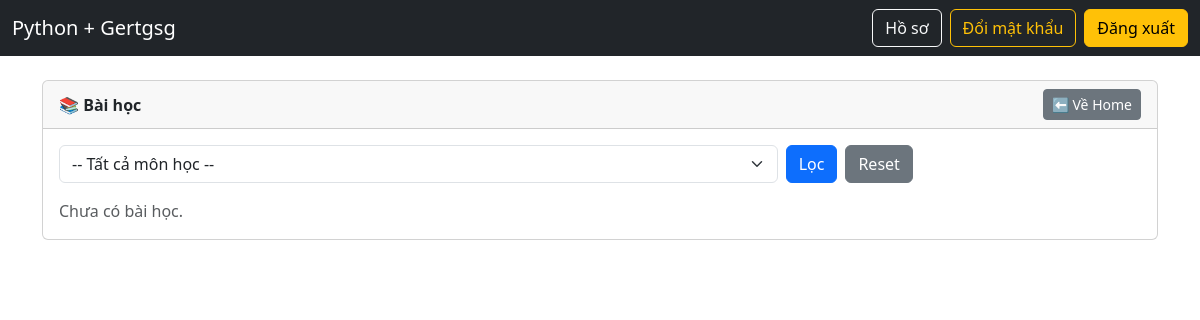
/student/lessons (signed in), run on an earlier commit of the app's database.
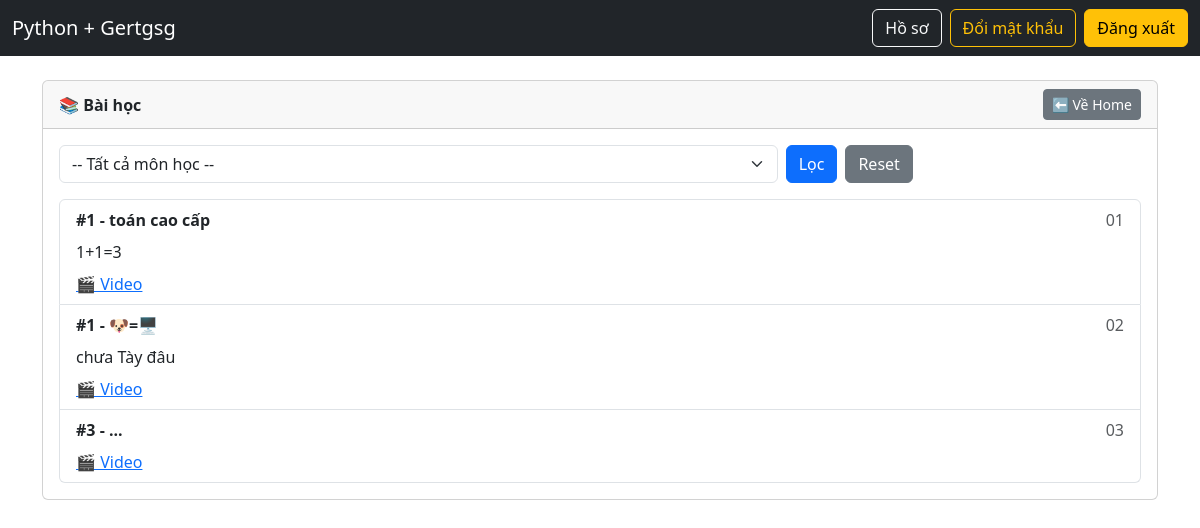
And on a later commit of the database.
### models.py (models this page shows, shortened)
class Lesson(db.Model):
    __tablename__ = "lessons"
    id = db.Column(db.Integer, primary_key=True)
    subject_id = db.Column(
        db.Integer,
        db.ForeignKey("subjects.id", ondelete="CASCADE"),
        nullable=False,
        index=True,
    )
    title = db.Column(db.String(255), nullable=False)
    content = db.Column(db.Text, nullable=True)
    video_url = db.Column(db.String(500), nullable=True)
    order_no = db.Column(db.Integer, nullable=False, default=1)
    subject = db.relationship("Subject", backref=db.backref("lessons", lazy=True))

class Subject(db.Model):
    __tablename__ = "subjects"
    id = db.Column(db.Integer, primary_key=True, autoincrement=True)
    code = db.Column(db.String(50), unique=True, nullable=False, index=True)
    name = db.Column(db.String(255), nullable=False, index=True)
    credits = db.Column(db.Integer, nullable=False, default=3)
    description = db.Column(db.Text, nullable=True)

### student_routes.py (the view)
@student_bp.get("/lessons")
@login_required
@roles_required("student", "admin", "manager")
def student_lessons():
    subject_id = request.args.get("subject_id", type=int)
    subjects = Subject.query.order_by(Subject.name.asc()).all()
    query = Lesson.query
    if subject_id:
        query = query.filter(Lesson.subject_id == subject_id)
    lessons = query.order_by(Lesson.subject_id.asc(), Lesson.order_no.asc()).all()
    return render_template(
        "student/lessons.html",
        lessons=lessons,
        subjects=subjects,
        subject_id=subject_id
    )

### app.py (called while the page is built)
@app.context_processor
def inject_csrf():
    def form_csrf_token():
        return Markup(f'<input type="hidden" name="csrf_token" value="{generate_csrf()}">')
    return dict(form_csrf_token=form_csrf_token)

@login_manager.user_loader
def load_user(user_id: str):
    try:
        return Student.query.get(int(user_id))
    except Exception:
        return None

### auth.py (called while the page is built)
def roles_required(*roles):
    def decorator(fn):
        @wraps(fn)
        def wrapper(*args, **kwargs):
            if not current_user.is_authenticated:
                abort(401)
            user_role = (getattr(current_user, "role", "") or "").strip().lower()
            if user_role not in [r.lower() for r in roles]:
                abort(403)
            return fn(*args, **kwargs)
        return wrapper
    return decorator

### templates/student/lessons.html (shortened to what this page needs)
{% extends "base.html" %}
{% set title="Bài học" %}
{% block content %}
<div class="card">
  <div class="card-header d-flex justify-content-between align-items-center">
    <b>📚 Bài học</b>
    <a class="btn btn-secondary btn-sm" href="{{ url_for('student.student_home') }}">⬅ Về Home</a>
  </div>
  <div class="card-body">
    <form class="row g-2 mb-3" method="GET">
      <div class="col-md-8">
        <select class="form-select" name="subject_id">
          <option value="">-- Tất cả môn học --</option>
        </select>
      </div>
      <div class="col-md-4 d-flex gap-2">
        <button class="btn btn-primary">Lọc</button>
        <a class="btn btn-secondary" href="{{ url_for('student.student_lessons') }}">Reset</a>
      </div>
    </form>
    <div class="list-group">
      {% for l in lessons %}
        <div class="list-group-item">
          <div class="d-flex justify-content-between">
            <b>#{{ l.order_no }} - {{ l.title }}</b>
            <span class="text-muted">{{ l.subject.code }}</span>
          </div>
          {% if l.content %}
            <div class="mt-2">{{ l.content }}</div>
          {% endif %}
          {% if l.video_url %}
            <div class="mt-2">
              <a href="{{ l.video_url }}" target="_blank">🎬 Video</a>
            </div>
          {% endif %}
        </div>
      {% endfor %}
      {% if lessons|length == 0 %}
        <div class="text-muted">Chưa có bài học.</div>
      {% endif %}
    </div>
  </div>
</div>
{% endblock %}

What changed in the data, as far as the page shows it:
added Lesson: order_no "1", title "toán cao cấp", subject.code "01", content "1+1=3"
added Lesson: order_no "1", title "🐶=🖥️", subject.code "02", content "chưa Tày đâu"
added Lesson: order_no "3", title "...", subject.code "03"
Also different on the page:
text no longer shown: "Chưa có bài học."
